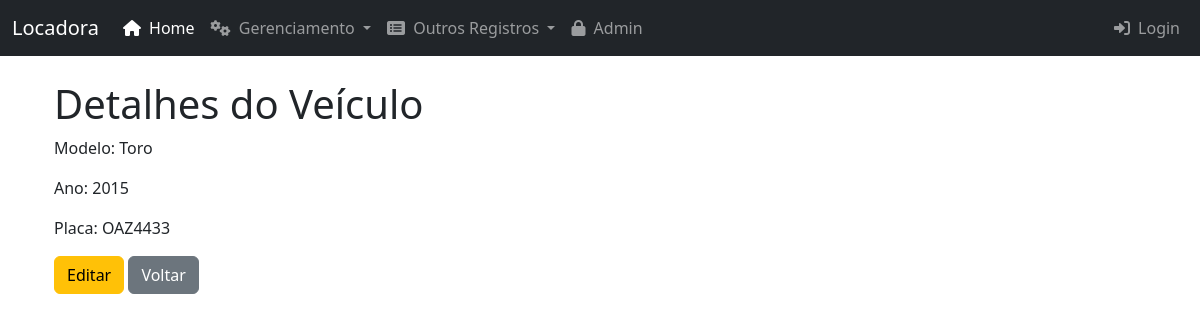
Screenshot of /veiculos/1/ with the database file from the repository.
### core/models.py (models this page shows, shortened)
class Veiculo(models.Model):
    id_veiculo = models.AutoField(primary_key=True)
    placa = models.CharField(max_length=8, unique=True)
    marca = models.CharField(max_length=45)
    modelo = models.CharField(max_length=45)
    ano = models.IntegerField()
    cor = models.CharField(max_length=30)
    quilometragem = models.DecimalField(max_digits=10, decimal_places=2) # Pode ser IntegerField se for sempre km inteiros
    status_disponibilidade = models.CharField(max_length=20, default='Disponível')
    valor_diario = models.DecimalField(max_digits=10, decimal_places=2)
    tipo_veiculo = models.ForeignKey(TipoVeiculo, on_delete=models.SET_NULL, null=True, related_name='veiculos')
    class Meta:
        verbose_name = "Veículo"
        verbose_name_plural = "Veículos"

### core/views.py (the view)
# urls.py: path('veiculos/<int:pk>/', views.detalhes_veiculo, name='detalhes_veiculo'), # Detalhes de um veículo específico
def detalhes_veiculo(request, pk):
    veiculo = get_object_or_404(Veiculo, pk=pk)
    return render(request, 'core/detalhes_veiculo.html', {'veiculo': veiculo})

### core/templates/core/detalhes_veiculo.html (shortened to what this page needs)
{% extends 'base.html' %}
{% block content %}
    <h1>Detalhes do Veículo</h1>
    <p>Modelo: {{ veiculo.modelo }}</p>
    <p>Ano: {{ veiculo.ano }}</p>
    <p>Placa: {{ veiculo.placa }}</p>
    <a href="{% url 'editar_veiculo' pk=veiculo.pk %}" class="btn btn-warning">Editar</a>
    <a href="{% url 'lista_veiculos' %}" class="btn btn-secondary">Voltar</a>
{% endblock %}

### rows the page displays
Veiculo: modelo "Toro", ano "2015", placa "OAZ4433"
